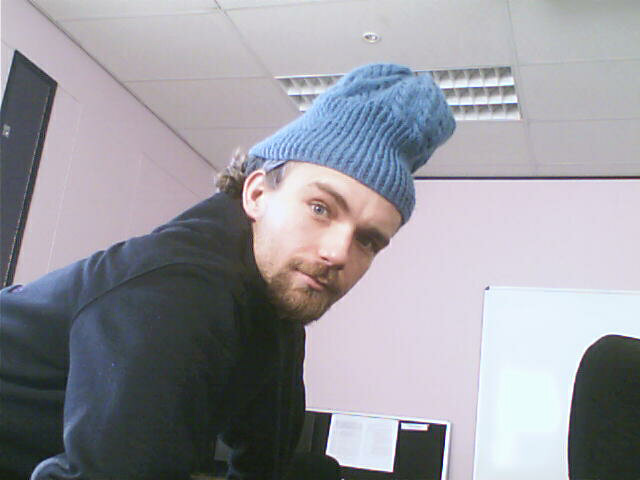
#> input picture skinsegmentation/silly.jpg, 640 x 480 px
$ python camshift.py ../../skinsegmentation/silly.jpg
#> lines starting #> are read from the running program, lines starting #| are printed output that depends on the picture; after the words box and inside, x2 and y2 are one past the last pixel; in counts of white or black regions, pixels touching at a corner belong together
### camshift/opencvsamples/video.py
#!/usr/bin/env python3

'''
Video capture sample.

Sample shows how VideoCapture class can be used to acquire video
frames from a camera of a movie file. Also the sample provides
an example of procedural video generation by an object, mimicking
the VideoCapture interface (see Chess class).

'create_capture' is a convenience function for capture creation,
falling back to procedural video in case of error.

Usage:
    video.py [--shotdir <shot path>] [source0] [source1] ...'

    sourceN is an
     - integer number for camera capture
     - name of video file
     - synth:<params> for procedural video

Synth examples:
    synth:bg=lena.jpg:noise=0.1
    synth:class=chess:bg=lena.jpg:noise=0.1:size=640x480

Keys:
    ESC    - exit
    SPACE  - save current frame to <shot path> directory

'''

# Python 2/3 compatibility
from __future__ import print_function

import numpy as np
import cv2 as cv

import re

from numpy import pi, sin, cos

# local modules
from tst_scene_render import TestSceneRender
import common

class VideoSynthBase(object):
    # [14 lines left out: function __init__, not called in this run]

    def render(self, dst):
        pass

    # [15 lines left out: function read, not called in this run]

    def isOpened(self):
        return True

class Book(VideoSynthBase):
    # [11 lines left out: functions __init__, read, not called in this run]

class Cube(VideoSynthBase):
    def __init__(self, **kw):
        super(Cube, self).__init__(**kw)
        self.render = TestSceneRender(cv.imread(cv.samples.findFile('pca_test1.jpg')), deformation = True,  speed = 1)

    # [5 lines left out: function read, not called in this run]

class Chess(VideoSynthBase):
    # [45 lines left out: functions __init__, draw_quads, render, not called in this run]


classes = dict(chess=Chess, book=Book, cube=Cube)

presets = dict(
    empty = 'synth:',
    lena = 'synth:bg=lena.jpg:noise=0.1',
    chess = 'synth:class=chess:bg=lena.jpg:noise=0.1:size=640x480',
    book = 'synth:class=book:bg=graf1.png:noise=0.1:size=640x480',
    cube = 'synth:class=cube:bg=pca_test1.jpg:noise=0.0:size=640x480'
)


def create_capture(source = 0, fallback = presets['chess']):
    '''source: <int> or '<int>|<filename>|synth [:<param_name>=<value> [:...]]'
    '''
    source = str(source).strip()

    # Win32: handle drive letter ('c:', ...)
    source = re.sub(r'(^|=)([a-zA-Z]):([/\\a-zA-Z0-9])', r'\1?disk\2?\3', source)
    chunks = source.split(':')
    chunks = [re.sub(r'\?disk([a-zA-Z])\?', r'\1:', s) for s in chunks]

    source = chunks[0]
    try: source = int(source)
    except ValueError: pass
    params = dict( s.split('=') for s in chunks[1:] )

    cap = None
    if source == 'synth':
        Class = classes.get(params.get('class', None), VideoSynthBase)
        try: cap = Class(**params)
        except: pass
    else:
        cap = cv.VideoCapture(source)
        if 'size' in params:
            w, h = map(int, params['size'].split('x'))
            cap.set(cv.CAP_PROP_FRAME_WIDTH, w)
            cap.set(cv.CAP_PROP_FRAME_HEIGHT, h)
    if cap is None or not cap.isOpened():
        print('Warning: unable to open video source: ', source)
        if fallback is not None:
            return create_capture(fallback, None)
    return cap

# [30 lines that do not run on import are left out]

### camshift/opencvsamples/camshift.py
#!/usr/bin/env python3

'''
Camshift tracker
================

This is a demo that shows mean-shift based tracking
You select a color objects such as your face and it tracks it.
This reads from video camera (0 by default, or the camera number the user enters)

[1] http://citeseerx.ist.psu.edu/viewdoc/summary?doi=10.1.1.14.7673

Usage:
------
    camshift.py [<video source>]

    To initialize tracking, select the object with mouse

Keys:
-----
    ESC   - exit
    b     - toggle back-projected probability visualization
'''

# Python 2/3 compatibility
from __future__ import print_function
import sys
PY3 = sys.version_info[0] == 3

if PY3:
    xrange = range

import numpy as np
import cv2 as cv

# local module
import video as video
from video import presets


class App(object):
    def __init__(self, video_src):
#> called with video_src = '../../skinsegmentation/silly.jpg'
        self.cam = video.create_capture(video_src, presets['cube'])
        _ret, self.frame = self.cam.read()
#> self.frame is the input picture: shape (480, 640, 3); mean B, G, R 159, 152.1, 152.5
        cv.namedWindow('camshift')
        cv.setMouseCallback('camshift', self.onmouse)

        self.selection = None
        self.drag_start = None
        self.show_backproj = False
        self.track_window = None

    def onmouse(self, event, x, y, flags, param):
        if event == cv.EVENT_LBUTTONDOWN:
            self.drag_start = (x, y)
            self.track_window = None
        if self.drag_start:
            xmin = min(x, self.drag_start[0])
            ymin = min(y, self.drag_start[1])
            xmax = max(x, self.drag_start[0])
            ymax = max(y, self.drag_start[1])
            self.selection = (xmin, ymin, xmax, ymax)
        if event == cv.EVENT_LBUTTONUP:
            self.drag_start = None
            self.track_window = (xmin, ymin, xmax - xmin, ymax - ymin)

    def show_hist(self):
        bin_count = self.hist.shape[0]
        bin_w = 24
        img = np.zeros((256, bin_count*bin_w, 3), np.uint8)
        for i in xrange(bin_count):
            h = int(self.hist[i])
            cv.rectangle(img, (i*bin_w+2, 255), ((i+1)*bin_w-2, 255-h), (int(180.0*i/bin_count), 255, 255), -1)
        img = cv.cvtColor(img, cv.COLOR_HSV2BGR)
        cv.imshow('hist', img)

    def run(self):
        while True:
            _ret, self.frame = self.cam.read()
            vis = self.frame.copy()
            hsv = cv.cvtColor(self.frame, cv.COLOR_BGR2HSV)
#> hsv: shape (480, 640, 3); mean H, S, V 108.8, 32.4, 162.9
            mask = cv.inRange(hsv, np.array((0., 60., 32.)), np.array((180., 255., 255.)))
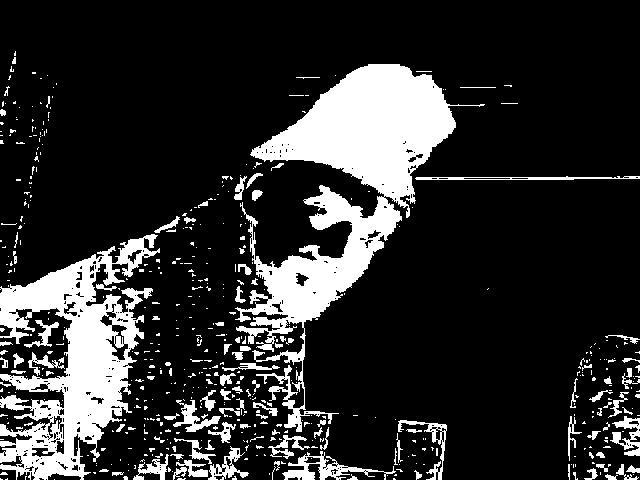
#> mask: shape (480, 640); 18.1% white; 540 white regions (431 under 20 px), largest, box (x1, y1, x2, y2) and area: (235, 64, 485, 432) 25880, (0, 234, 160, 480) 17222, (282, 451, 396, 480) 994

            if self.selection:
                x0, y0, x1, y1 = self.selection
                hsv_roi = hsv[y0:y1, x0:x1]
                mask_roi = mask[y0:y1, x0:x1]
                hist = cv.calcHist( [hsv_roi], [0], mask_roi, [16], [0, 180] )
                cv.normalize(hist, hist, 0, 255, cv.NORM_MINMAX)
                self.hist = hist.reshape(-1)
                self.show_hist()

                vis_roi = vis[y0:y1, x0:x1]
                cv.bitwise_not(vis_roi, vis_roi)
                vis[mask == 0] = 0

            if self.track_window and self.track_window[2] > 0 and self.track_window[3] > 0:
                self.selection = None
                prob = cv.calcBackProject([hsv], [0], self.hist, [0, 180], 1)
                prob &= mask
                term_crit = ( cv.TERM_CRITERIA_EPS | cv.TERM_CRITERIA_COUNT, 10, 1 )
                track_box, self.track_window = cv.CamShift(prob, self.track_window, term_crit)

                if self.show_backproj:
                    vis[:] = prob[...,np.newaxis]
                try:
                    cv.ellipse(vis, track_box, (0, 0, 255), 2)
                except:
                    print(track_box)

            cv.imshow('camshift', vis)

            ch = cv.waitKey(5)
#> (key Esc is pressed here)
            if ch == 27:
                break
            if ch == ord('b'):
                self.show_backproj = not self.show_backproj
        cv.destroyAllWindows()


if __name__ == '__main__':
    print(__doc__)
    import sys
    try:
        video_src = sys.argv[1]
    except:
        video_src = 0
    App(video_src).run()
